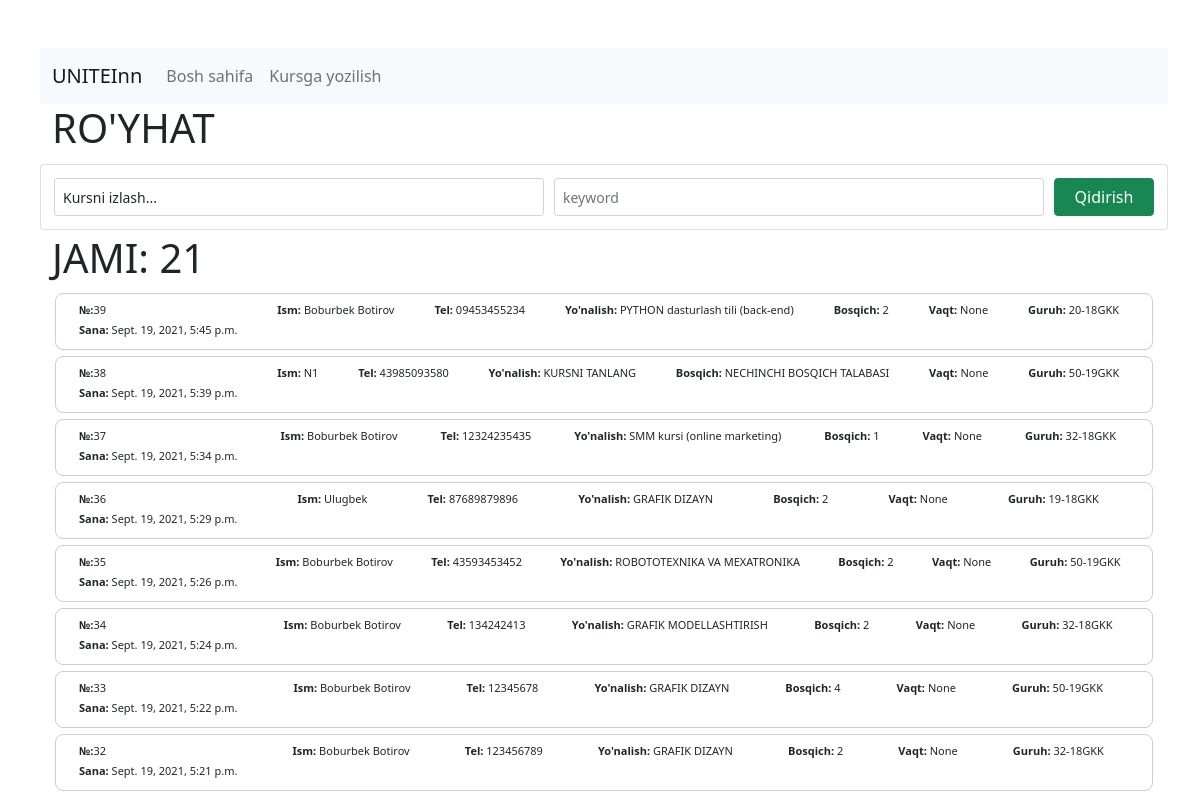
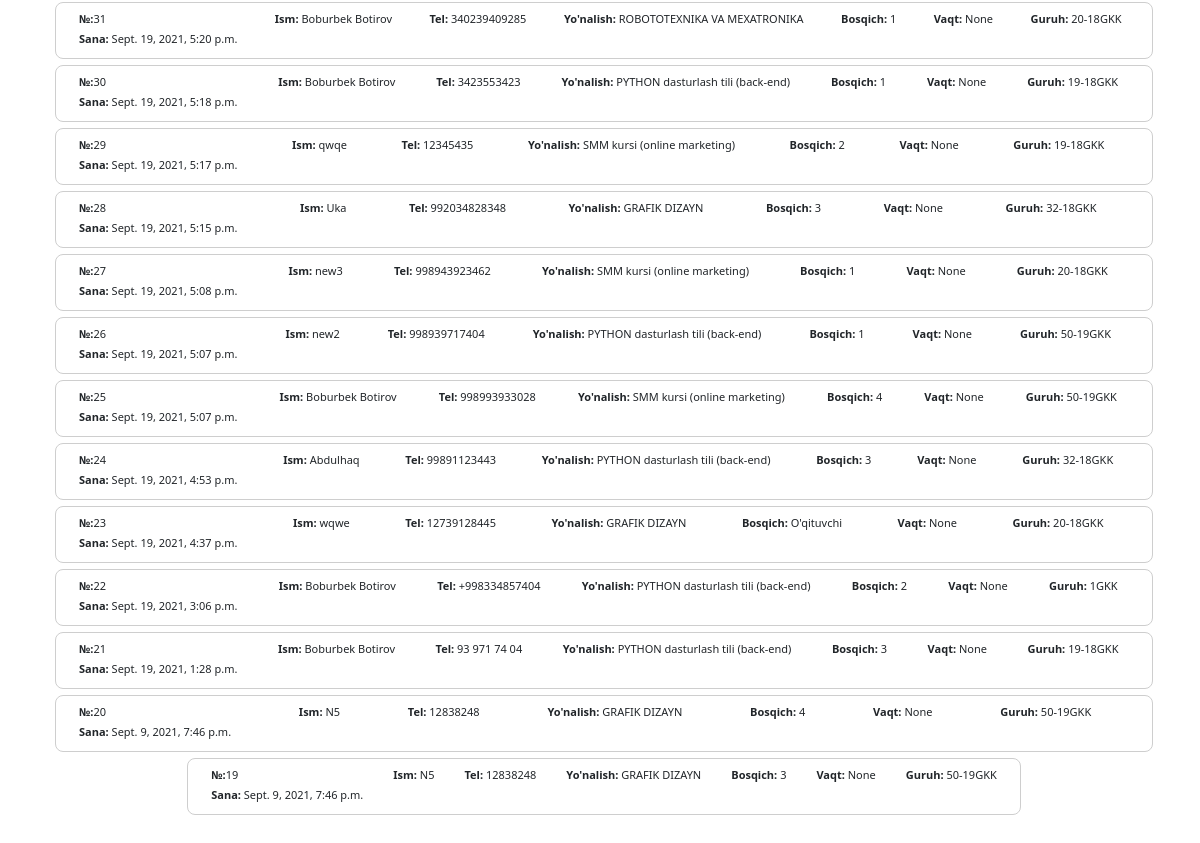
/table, run on an earlier commit of the app's database (2 pictures, top to bottom).
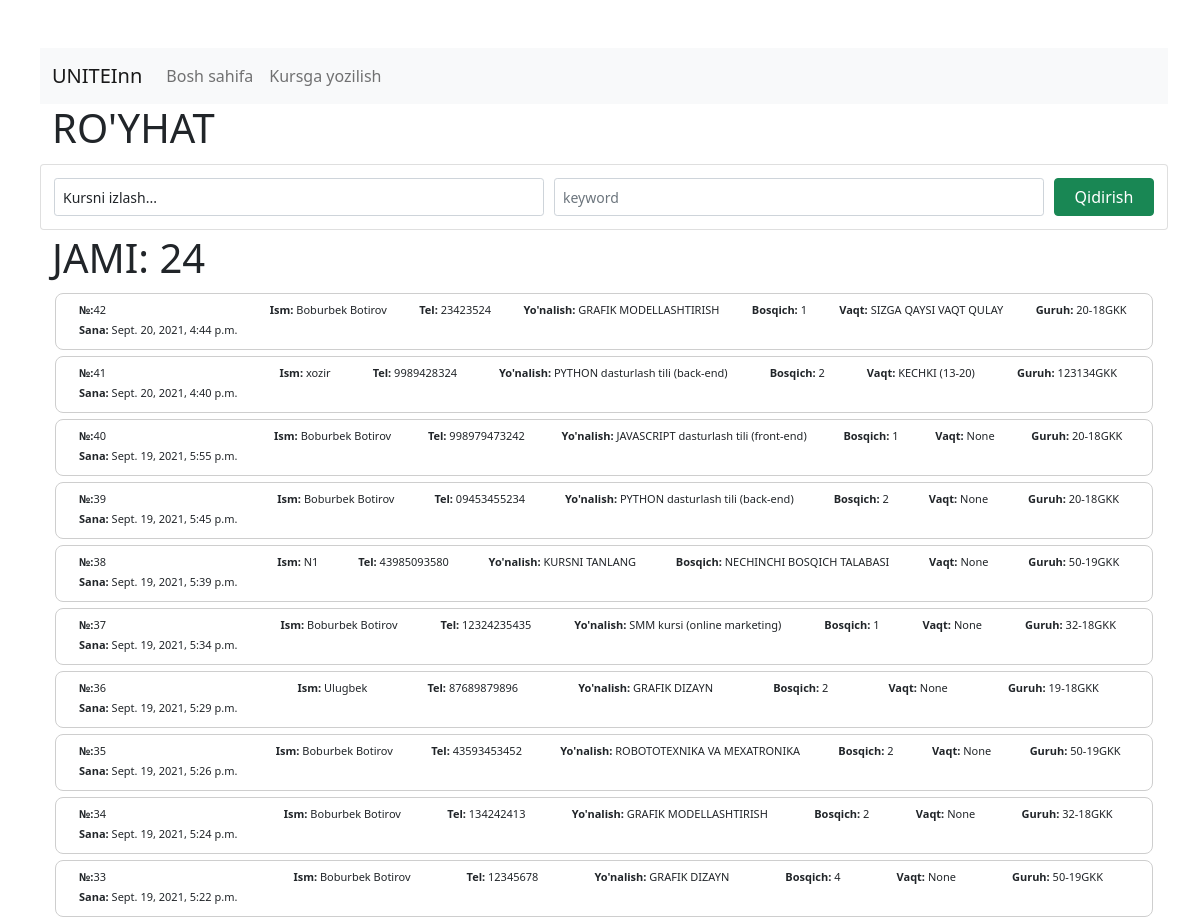
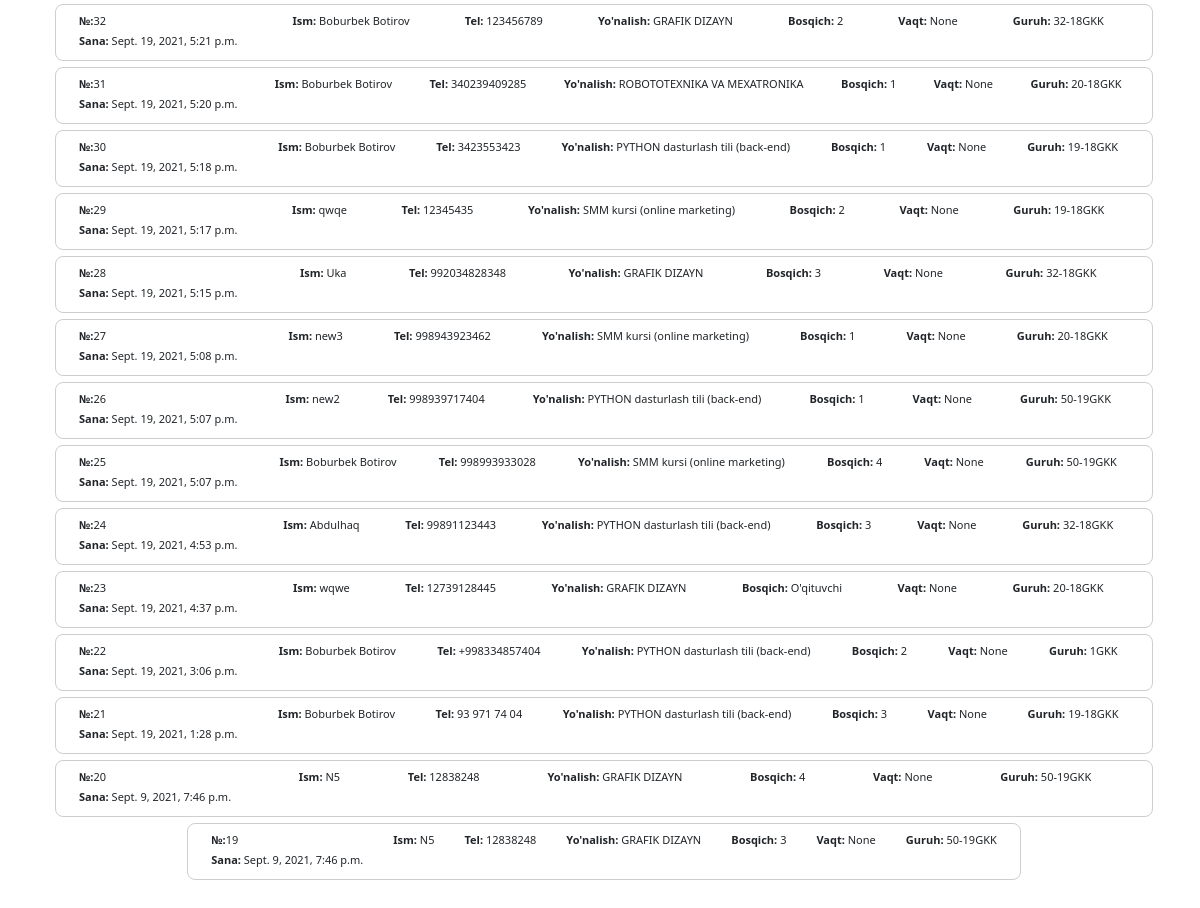
And on a later commit of the database (2 pictures, top to bottom).
### main/models.py (models this page shows, shortened)
class UnitForm(models.Model):
    name=models.CharField(max_length=100)
    phone=models.CharField(max_length=13)
    SELECTED="KURSNI TANLANG"
    BACKEND="PYTHON dasturlash tili (back-end)"
    GRAFIKDIZAYN="GRAFIK DIZAYN"
    GRAFIKMODEL="GRAFIK MODELLASHTIRISH"
    FRONTEND="JAVASCRIPT dasturlash tili (front-end)"
    ROBOTOTEXNIKA="ROBOTOTEXNIKA VA MEXATRONIKA"
    SMM="SMM kursi (online marketing)"
    ANDROID="ANDROID mobil dasturlash"
    COURSES=(
        (SELECTED,SELECTED),
        (BACKEND,BACKEND),
        (GRAFIKDIZAYN,GRAFIKDIZAYN),
        (GRAFIKMODEL,GRAFIKMODEL),
        (FRONTEND,FRONTEND),
        (ROBOTOTEXNIKA,ROBOTOTEXNIKA),
        (SMM,SMM),
        (ANDROID,ANDROID)
    )
    direction=models.CharField(choices=COURSES,max_length=100)
    section=(
        ('NECHINCHI BOSQICH TALABASI','NECHINCHI BOSQICH TALABASI'),
        ("1","1"),
        ("2","2"),
        ("3","3"),
        ("4","4"),
        ("O'qituvchi","O'qituvchi")
    )
    CHOICE_TIME=(
        ('SIZGA QAYSI VAQT QULAY','SIZGA QAYSI VAQT QULAY'),
        ('ERTALAB (8-12)','ERTALAB (8-12)'),
        ('KECHKI (13-20)','KECHKI (13-20)')
    )
    time_managment=models.CharField(max_length=100,choices=CHOICE_TIME,null=True)
    group_number=models.CharField(max_length=10)
    course_number=models.CharField(choices=section,max_length=100)
    time_at=models.DateTimeField(auto_now_add=True,blank=True)

### main/views.py (the view)
# urls.py: path('table',table_view,name="table_url"),
def table_view(request):
    direction=request.GET.get('courses','')
    keyvalue=request.GET.get('keyvalue','')
    if keyvalue!='':
        print(keyvalue)
        query_list=Q(direction__icontains=keyvalue) | Q(name__icontains=keyvalue)
        user=UnitForm.objects.filter(query_list).order_by('-time_at')
    elif direction!='':
        query_list=Q(direction=direction)
        user=UnitForm.objects.filter(query_list).order_by('-time_at')
    else:
        user=UnitForm.objects.all().order_by('-time_at')
    return render(request,'table.html',context={'users':user})

### templates/table.html (shortened to what this page needs)
{% load static %}
<!doctype html>
<html lang="en">
<head>
    <link href="https://cdn.jsdelivr.net/npm/bootstrap@5.1.1/dist/css/bootstrap.min.css" rel="stylesheet"
>
    <link rel="stylesheet" href="{% static './css/table.css' %}">
</head>
<body class="row justify-content-center align-items-center p-5 flex-column">
    <nav class="navbar navbar-expand-lg navbar-light bg-light">
        <a class="navbar-brand" href="{% url 'index_url' %}">UNITEInn</a>
        <div class="collapse navbar-collapse" id="navbarNav">
            <ul class="navbar-nav">
                <li class="nav-item active">
                    <a class="nav-link" href="{% url 'index_url'  %}">Bosh sahifa </a>
                </li>
                <li class="nav-item">
                    <a class="nav-link" href="{% url 'register_url' %}">Kursga yozilish</a>
                </li>
            </ul>
        </div>
    </nav>
    <h1>RO'YHAT</h1>
    <form id="form_id" method="GET" action="{% url 'table_url' %}" id="tbb" class="header card flex-row flex-wrap p-2 m-1" style="width: 100vw;">
        <select class="col form-control form-control-sm" name="courses" required>
            <option selected disabled>Kursni izlash...</option>
        </select>
        <input name="keyvalue" type="text" class="col form-control form-control-sm" placeholder="keyword">
        <input type="submit" class="btn btn-success" value="Qidirish">
    </form>
    {% if users %}
    <h1>JAMI: {{users.count}}</h1>
    {% for user in users%}
    <div class="boxes d-flex">
        <div class="c row">
            <p> <b>№:</b>{{user.id}}</p>
            <p> <b>Ism:</b> {{user.name}}</p>
            <p> <b>Tel:</b> {{user.phone}}</p>
            <p> <b>Yo'nalish:</b> {{user.direction}}</p>
            <p> <b>Bosqich:</b> {{user.course_number}}</p>
            <p> <b>Vaqt:</b> {{user.time_managment}}</p>
            <p> <b>Guruh:</b> {{user.group_number}}GKK</p>
            <p> <b>Sana:</b> {{user.time_at}}</p>
    </div>
    {% endfor %}
    {% else %}
    <div style="display: absolute; left: 50%; top:50%; transform: translate(-50%, -50%);" >
        <h1 style="font-size: 50px;" >Ro'yhat bo'sh</h1>
    </div>
    {% endif %}
</body>
</html>

### static/css/table.css (style rules this page uses)
*,:after,:before { padding: 0; margin: 0; box-sizing: border-box; }
.header > select, input { margin: 5px; min-width: 100px; }
a { text-decoration: none; color: rgb(39, 39, 39); }
.boxes { justify-content: center; align-items: center; flex-wrap: wrap; }
.c { display: grid; grid-template-columns: auto auto auto auto auto auto; border: 1px solid #cecece; margin: 3px; padding: 8px; width: 100%; border-radius: 8px; -webkit-border-radius: 8px; -moz-border-radius: 8px; -ms-border-radius: 8px; -o-border-radius: 8px; }
p { font-size: 11px; display: inline-block; margin: 3px; }
@media only screen and (min-width: 600px) { .c { grid-template-columns: auto auto; } }
@media only screen and (min-width: 768px) { .c { grid-template-columns: auto auto auto; } }
@media only screen and (min-width: 992px) { .c { grid-template-columns: auto auto auto auto auto auto auto; } }

What changed in the data, as far as the page shows it:
added UnitForm: id "42", name "Boburbek Botirov", phone "23423524", direction "GRAFIK MODELLASHTIRISH", course_number "1", time_managment "SIZGA QAYSI VAQT QULAY", group_number "20-18", time_at "Sept. 20, 2021, 4:44 p.m."
added UnitForm: id "41", name "xozir", phone "9989428324", direction "PYTHON dasturlash tili (back-end)", course_number "2", time_managment "KECHKI (13-20)", group_number "123134", time_at "Sept. 20, 2021, 4:40 p.m."
added UnitForm: id "40", name "Boburbek Botirov", phone "998979473242", direction "JAVASCRIPT dasturlash tili (front-end)", course_number "1", time_managment "None", group_number "20-18", time_at "Sept. 19, 2021, 5:55 p.m."
Also different on the page:
{{ users.count }}: "21" → "24"
